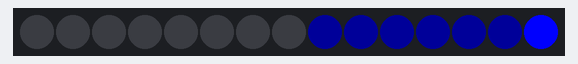
Recording of a sketch running on a simulated Arduino Uno, built with avr-gcc and run on an emulated ATmega328P. Parts: 15 RGB LEDs in strip order, left to right.

Above: at 0.1 s.
At 0.77 s:
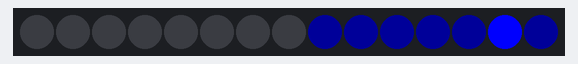
At 1.19 s:
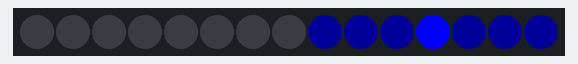

Measured:
- by itself, everything shown: repeats every 4.0 s, in 16 steps

The sketch:

arduino-icicle.ino
```cpp
#include <FastLED.h>

#define LED_PIN     5
#define NUM_LEDS    15
#define LED_TYPE    WS2811
#define COLOR_ORDER RGB

int RedFull = 0; //0
int GreenFull = 0; //0
int BlueFull = 250; //200

int RedBase = 0; //0
int GreenBase = 0; //0
int BlueBase = 25; //50

int RedOff = 0; //0
int GreenOff = 0; //0
int BlueOff = 0; //0

int RedShadow = 0; //0
int GreenShadow = 25; //25
int BlueShadow = 50; //50
CRGB leds[NUM_LEDS];

void setup() {
    FastLED.addLeds<WS2812, LED_PIN, GRB>(leds, NUM_LEDS);

}


void loop(){

  for (int i = (NUM_LEDS/2)+1; i <= NUM_LEDS-1; i++) {  //rozmezí rampouchu
    leds[i] = CRGB (RedBase, GreenBase, BlueBase);  //zapnutí barvy rampouchu
    FastLED.show();
}
  for (int j = 0; j < NUM_LEDS; j++){   //rozmezí putování kapky
    leds[NUM_LEDS - j-1] = CRGB (RedFull, GreenFull, BlueFull); //zapnutí barvy kapky

    if(j<=(NUM_LEDS/2)&& j>0){  //rozmezí vracení do původu rampouchu
    leds[NUM_LEDS - j] = CRGB (RedBase, GreenBase, BlueBase);   //zapnutí barvy rampouchu
  }
    else if (j>(NUM_LEDS/2)){   //rozmezí vracení do původu kapky
    leds[NUM_LEDS - j] = CRGB (RedOff, GreenOff, BlueOff);  //zapnutí barvy kapky
  }
    FastLED.show();
    delay (600/(j+1));  //rychlost padání kapky
  }
    leds[0] = CRGB (RedOff,GreenOff,BlueOff);   //vypnutí nejnižší ledky po kapce
    FastLED.show();
  delay (2000);  //doba mezi jednotlivými spuštěními
}
```
